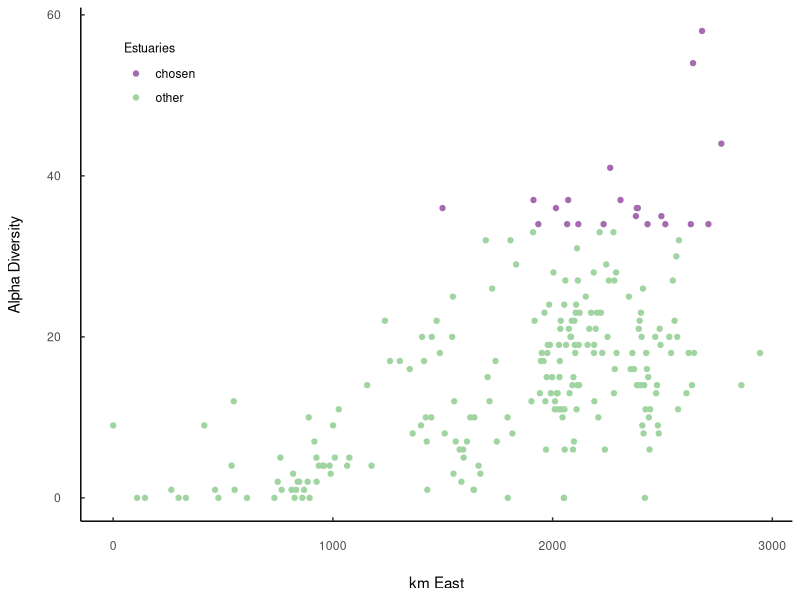
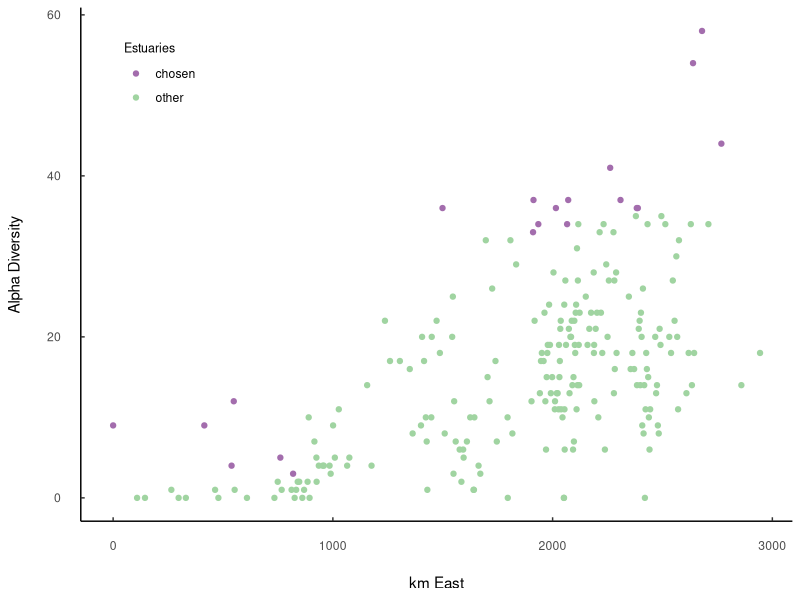
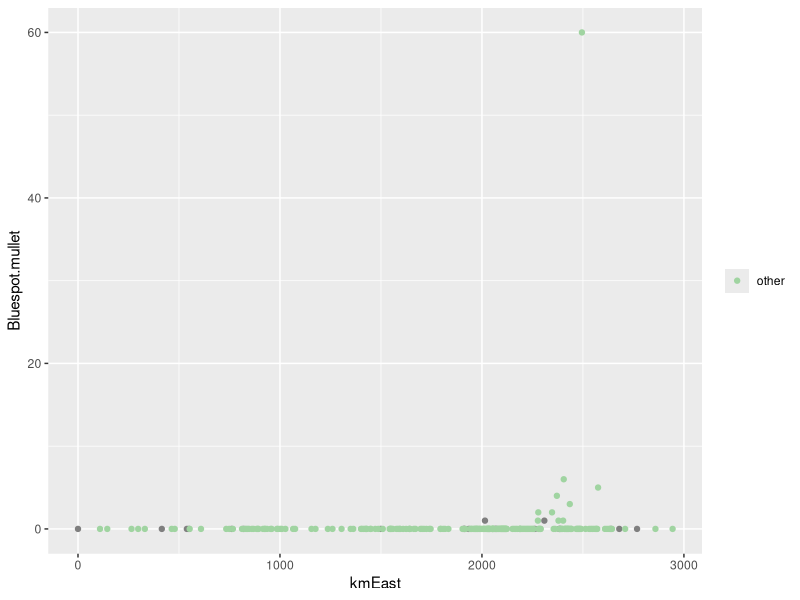
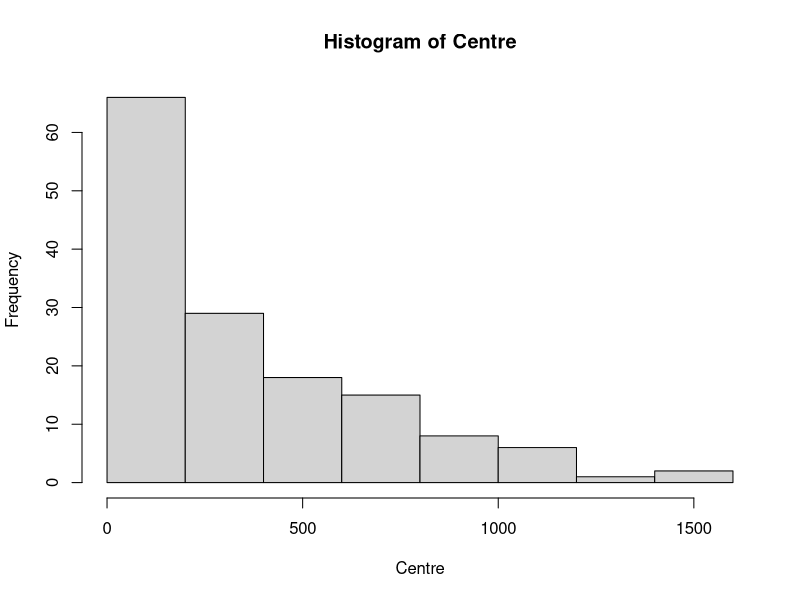
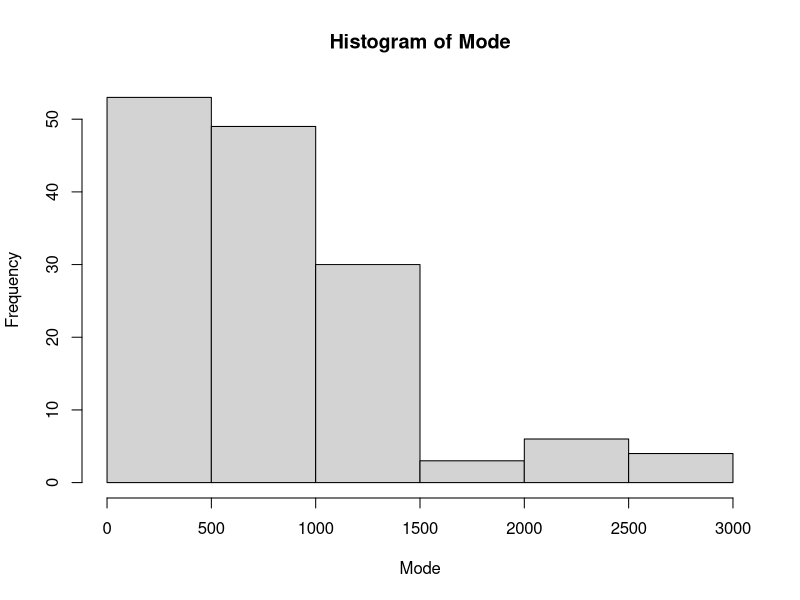
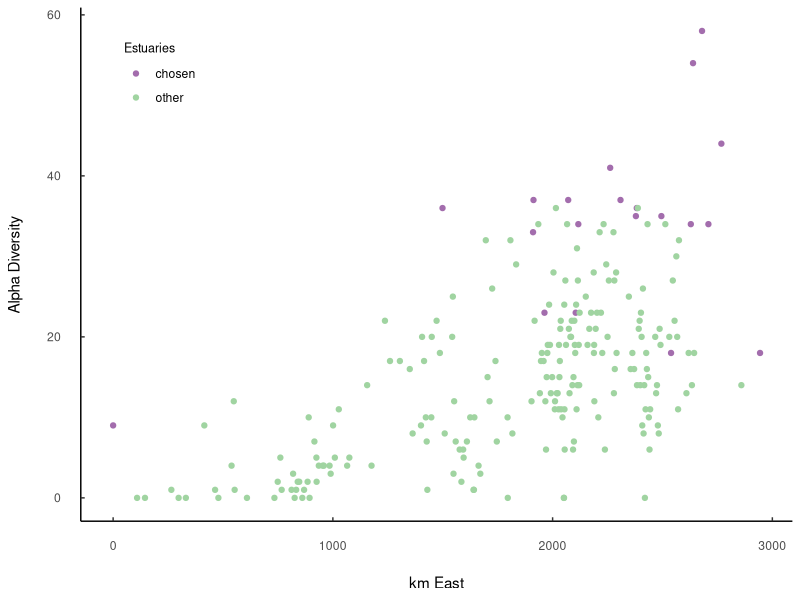
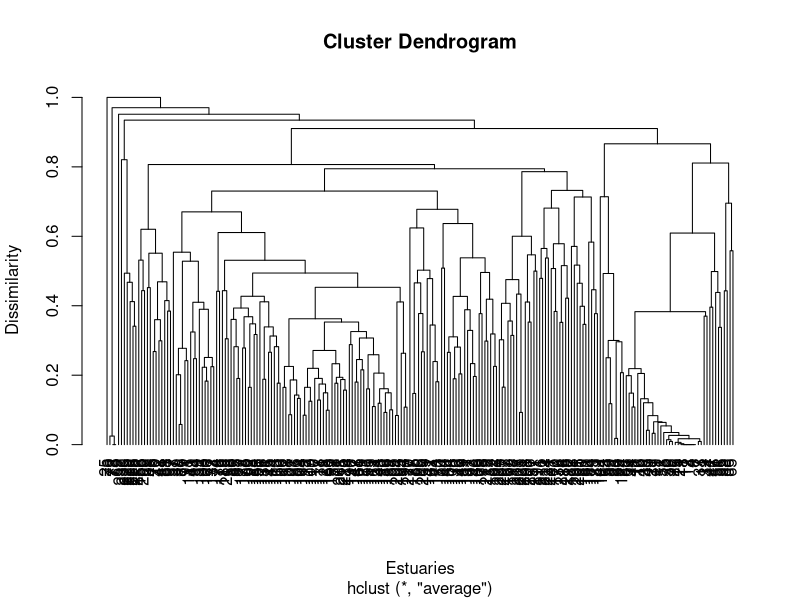
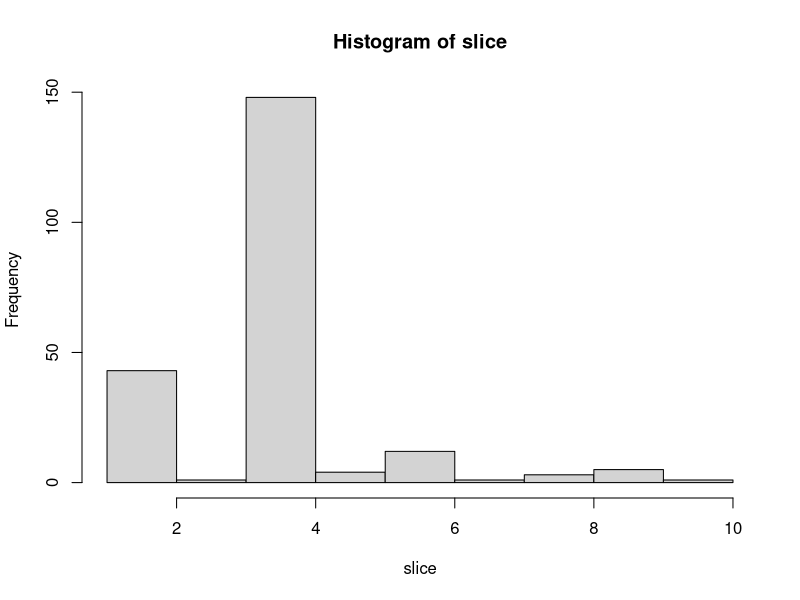

Write the R code that produced these figures, in order. (Note: a time limit stopped this script after it produced the figures.)
# Marine Spatial Planning Module - Colin Attwood
# Not just an ecological problem but social and economic too - we're ignoring that for now
# You want to spread the protected areas around the country whilest conserving the largest number of species possible

ED <- read.csv("EstuaryFishSurveyData.csv")
install.packages("vegan")
library(vegan)
install.packages("dplyr")
library(dplyr)
install.packages("ggplot2")
library(ggplot2)

#Getting rid of NAs in the data set 
ED[is.na(ED)] <- 0

# Specnumber 
#this is a function in the vegan package that allows you to sus out the alpha diversity (species richness) of the eastuaries
alpha <- specnumber(ED[4:148]) 
ED$alpha <- specnumber(ED[4:148]) #created a new column with the alpha diversity in ED

### Chunk 1
# Using Colin's code to order the data in descending alpha diversity
ED <- ED[order(-ED$alpha),]
ED

# Extracting the names of the top 20 most diverse estuaries
Alphalist <- ED[1:20,1]
Alphalist

# To ensure that the graph makes sense (geographically sound), flip kmWest to create a new column - kmEast
ED$kmEast <- 2947 - ED$kmWest

# Create a column for top 20 alpha diversity and others
ED$highlight <- ifelse(rank(-ED$alpha) <=20, "chosen", "other")

# Create a scatter plot showing the top 20 eastuaries in terms of alpha diversity
G1 <- ggplot(ED, aes(x = kmEast, y = alpha)) + 
  geom_point(aes(color = highlight)) +
  scale_color_manual(values = c("chosen" = "#A36DAD", "other" = "#A0D4A1")) +
  xlab("km East") +
  ylab ("Alpha Diversity")+
  labs(color = "Estuaries")+
  theme(legend.title = element_text(size = 9),
        legend.position = c(0.05, 0.95),
        legend.justification = c(0, 1),
        panel.border=element_blank(), panel.background=element_blank(), panel.grid = element_blank(), 
        axis.ticks.length=unit(-0.1, "cm"), 
        axis.text.x = element_text(margin=unit(c(0.5,0.5,0.5,0.5), "cm")), axis.text.y = element_text(margin=unit(c(0.5,0.5,0.5,0.5), "cm")), 
        axis.line = element_line())

G1

# Or Colin's way in separating the top 20 from the others
ED$alphalist <- 0
ED$alphalist[1:20] <- 1
# Then just color these -> Colin

# Now we're trying to see the gamma diversity - trying to see the number of different species that would be protected if we chose these
# We can use specnumber in the vegan package for this
# In essense we're sussing the top 20 estuaries by splitting them into biogeographic zones (BZ) and getthing 6 from the WC and 7 from the SC and EC
# In other word - we want to richness without the abundance
alphaout <- specnumber(ED[4:148], groups = ED$alphalist)
alphaout # output: 0 = 121; 1 = 116 ~ that's 80%


### Chunk 2
# Then order the data to both BZ and alpha
ED <- ED[order(ED$BZ,-ED$alpha),]

# Create a column for the richness with the different BZs 
ED$alphabz <- 0
ED$alphabz[1:7] <- 1 # tagging the first 6 from the East Coast
ED$alphabz[91:97] <- 1 # tagging the first 7 from the South Coast
ED$alphabz[207:212] <- 1 # tagging the first 7 from the West Coast
ED$alphabz

# Then another column for the highlighted BZ x alpha
ED$highlightBZ <- ifelse(rank(-ED$alphabz) <=20, "chosen", "other")

# Create a plot for BZ x alpha
G2 <- ggplot(ED, aes(x = kmEast, y = alpha)) + 
  geom_point(aes(color = highlightBZ)) +
  scale_color_manual(values = c("chosen" = "#A36DAD", "other" = "#A0D4A1")) +
  xlab("km East") +
  ylab ("Alpha Diversity")+
  labs(color = "Estuaries")+
  theme(legend.title = element_text(size = 9),
        legend.position = c(0.05, 0.95),
        legend.justification = c(0, 1),
        panel.border=element_blank(), panel.background=element_blank(), panel.grid = element_blank(), 
        axis.ticks.length=unit(-0.1, "cm"), 
        axis.text.x = element_text(margin=unit(c(0.5,0.5,0.5,0.5), "cm")), axis.text.y = element_text(margin=unit(c(0.5,0.5,0.5,0.5), "cm")), 
        axis.line = element_line())
G2

#Extracting the names of these estuaries
AlphaBZlistEC <- ED[1:7,1]
AlphaBZlistSC <- ED[91:97,1]
AlphaBZlistWC <- ED[207:212,1]

AlphaBZlistEC
AlphaBZlistSC
AlphaBZlistWC

# How many species are in the alphabz list
alphabzout <- specnumber(ED[4:148], groups = ED$alphabz)
alphabzout # output : 0 = 120; 1 = 122 ~ that's 84%

### Chunk 3
# We are going to figure out the mid ranges of each species
# Problem also because some species have a bi modal dbn

G3 <- ggplot(ED, aes(x = kmEast, y = Bluespot.mullet)) + 
  geom_point(aes(color = highlightBZ)) +
  scale_color_manual(values = c("top20alphabz" = "#A36DAD", "other" = "#A0D4A1"))+
  theme(legend.title = element_blank())
G3



# Chunk 4
# Order data by kmWest
ED <- ED[order(-ED$kmWest),]
ED
# Creating vectors for Western Limit, Eastern Limit, Range, and Centre 
WL <- array(0, c(145))
WL

EL <- array(0, c(145))
EL

Range <- array(0, c(145))
Range

Centre <- array(0, c(145))
Centre

Mode <- array(0, c(145))
Mode

max <- 0

# Now we're going to make loops
for(i in 1:145){ # this is the species loop
  max <- 0
  for(j in 1:232){ # this is the estuary loop
    if(ED[j, i+3]>0){EL[i] <- ED[j,2]}
    if(ED[j, i+3]>max){
      Mode[i] <- ED[j, 2]
      max <- ED[j,i+3]
    }
  }
  for(j in 232:1){ # this is the estuary loop bottom up
    if(ED[j, i+3]>0){WL[i] <- ED[j,2]}
  }
  Range[i] <- WL[i] - EL[i] # range is between the two limits
  Centre[i] <- (WL[i]-EL[i])/2
}
 
EL   
WL
Range
Mode
Centre

hist(Centre)
hist(Mode)

# Getting the top 20 estuaries by best modes
# get names of estuaries most frequently in modes
freq <- table(Mode) # get frequencies of different estuaries 
sortfreq <- sort(freq, decreasing = TRUE) # sort for highest freqs first 
sortfreq
top20range <- c(179, 267, 308, 1448, 1034, 1036, 3, 238, 408, 452, 876, 2947, 568, 685, 830, 842, 984, 318, 564, 638) # take top 20 most frequent modes 
midranges <- ED$Estuary[match(top20range, ED$kmWest)] # match the km values to the estuary name 

# in retro I have taken the top 25 cross referenced the last 8 with the most biodiverse estuaries and found that three corresponded and included them (the last 3) into the list (I shifted 20 to 21)
midranges

# Creating a mode list
ED$modelist <- 0
# List of locations to set modelist to 1
locations <- c("St Lucia", "Mlalazi", "Matigulu/Nyoni", "Knysna", "Kariega", "Bushmans", "Kosi", "Mfolozi/Msunduzi", "Manzimtoti", "Mkomazi", "Kwelera", "Orange", "Mtentu", "Mngazana", "Ngqusi/Inxaxo", "Great Kei", "Great Fish", "Zinkwasi", "Mzamba", "Mntafufu")
# Set modelist to 1
ED <- ED %>%
  mutate(modelist = ifelse(ED$Estuary %in% locations, 1, 0))

# Highlight 
ED$highlightmode <- ifelse(rank(-ED$modelist) <=20, "chosen", "other")
# Create a graph
G4 <- ggplot(ED, aes(x = kmEast, y = alpha)) + 
  geom_point(aes(color = highlightmode)) +
  scale_color_manual(values = c("chosen" = "#A36DAD", "other" = "#A0D4A1"))+
  xlab("km East") +
  ylab ("Alpha Diversity") +
  labs(color = "Estuaries")+
  theme(legend.title = element_text(size = 9),
        legend.position = c(0.05, 0.95),
        legend.justification = c(0, 1),
        panel.border=element_blank(), panel.background=element_blank(), panel.grid = element_blank(), 
        axis.ticks.length=unit(-0.1, "cm"), 
        axis.text.x = element_text(margin=unit(c(0.5,0.5,0.5,0.5), "cm")), axis.text.y = element_text(margin=unit(c(0.5,0.5,0.5,0.5), "cm")), 
        axis.line = element_line())
G4

# Check how many species are saved in this
modeout <- specnumber(ED[4:148], groups = ED$modelist)
modeout # output: 0 = 107; 1 = 128 ~ that's 88%


# Chunk 5
# Dendogram, split estuaries in each group, choose ten groups, order data by group then by diversity in group, then choose top 2 entries of each group
## Sppcomplist
# There is an estuary without fish - we need to subset the data to exclude that one
# Cannot run a dendogram with EMPTY ESTUARIES

ED <- subset(ED, alpha >0)
nrow(ED) # 218 left

ED_deco <- decostand(ED[,c(4:148)], method = "total") # "total tell us more about the proportions of the fish that occur in each estuary - instead of just focusing on raw abundance numbers because we're interested in spp comp not spp numbers
ED_deco # this has taken the numbers and reduced them to proportions

ED_dist <- vegdist(ED_deco, method = "bray") # using the proportion dataset we're working out the dissimilarity bt ea estuary by using the bray-curtis measure of dissimilarity
ED_dist # gives you the dissimilary number but now need a graph - ask R to dra a dendrogram to compare these data

ED_clust <- hclust(ED_dist, method = "average")
ED_clust # this in in preparation for the plot

plot(ED_clust, hang = -1, ylab = "Dissimilarity", xlab = "Estuaries")

# Cut a line in the dendrogram to allow for it to branch only 10 times
slice <- cutree(ED_clust, h = 0.75)
slice # estuaries sorted into dendogram slices ~ 12 branches

slice <- cutree(ED_clust, h = 0.8)
slice # cut it to 80% ~ landed up with 10 groups
hist(slice)
# Create a new variable
ED$cut80 <- slice


# Now we need to order it by cut then by alpha
ED <- ED[order(ED$cut80,-ED$alpha),]
# Tagging chosen ones
ED$clust <- 0
ED$clust[c(1, 2, 35, 36, 44, 45, 46, 47, 48, 193, 194, 197, 198, 208, 209, 210, 213, 214, 215, 218)] <- 1
Clustlist <- ED[c(1, 2, 35, 36, 44, 45, 46, 47, 48, 193, 194, 197, 198, 208, 209, 210, 213, 214, 215, 218),1]
Clustlist

# Highlight top 20 clusters
ED$highlightclust <- ifelse(rank(-ED$clust) <=20, "chosen", "other")
# Plot
G5 <- ggplot(ED, aes(x = kmEast, y = alpha)) + 
  geom_point(aes(color = highlightclust)) +
  scale_color_manual(values = c("chosen" = "#A36DAD", "other" = "#A0D4A1"))+
  xlab("km East") +
  ylab ("Alpha Diversity") +
  labs(color = "Estuaries")+
  theme(legend.title = element_text(size = 9),
        legend.position = c(0.05, 0.95),
        legend.justification = c(0, 1),
        panel.border=element_blank(), panel.background=element_blank(), panel.grid = element_blank(), 
        axis.ticks.length=unit(-0.1, "cm"), 
        axis.text.x = element_text(margin=unit(c(0.5,0.5,0.5,0.5), "cm")), axis.text.y = element_text(margin=unit(c(0.5,0.5,0.5,0.5), "cm")), 
        axis.line = element_line())
G5

# Check the number of spp saved
clustout <- specnumber(ED[4:148], groups = ED$clust)
clustout # output: 0 = 121; 1 = 116 ~ 80%
# note that this is good but excludes all estuaries without fish and so will be biased against plants and invertebrates


# Chunk 6
# Now we will try to find an estuary that has the greatest complementary to other estuaries
# Order by Alpha 
# Complist variable top Est = 1, others = 0
# remove from database all spp that occur in that estuary
# Reorder by alpha and repeat
# 1. Create variable called complist

NED <- ED
NED$complist <- 0

for(j in 1:20){
  NED <- NED[order(-NED$alpha),]
  NED$complist[1] <- 1
  for(i in 1:145){
    if(NED[1, i+3] > 0 ){NED[,i+3] <- 0}
  }
  NED$alpha <- specnumber(NED[,4:148])
}

NED$complist
NED <- NED[order(-NED$complist),] 
Complist <- NED[1:20,1]
Complist

ED <- ED[order(ED$kmWest),]
NED <- NED[order(NED$kmWest),]
ED$complist <- NED$complist
compout <- specnumber(ED[4:148], groups = ED$complist)
compout # output: 0 = 109; 1 = 135 ~ that's 93%

ED$highlightcomp <- ifelse(rank(-ED$complist) <=20, "chosen", "other")
# Plot
G6 <- ggplot(ED, aes(x = kmEast, y = alpha)) + 
  geom_point(aes(color = highlightcomp)) +
  scale_color_manual(values = c("chosen" = "#A36DAD", "other" = "#A0D4A1"))+
  xlab("km East") +
  ylab ("Alpha Diversity") +
  labs(color = "Estuaries")+
  theme(legend.title = element_text(size = 9),
        legend.position = c(0.05, 0.95),
        legend.justification = c(0, 1),
        panel.border=element_blank(), panel.background=element_blank(), panel.grid = element_blank(), 
        axis.ticks.length=unit(-0.1, "cm"), 
        axis.text.x = element_text(margin=unit(c(0.5,0.5,0.5,0.5), "cm")), axis.text.y = element_text(margin=unit(c(0.5,0.5,0.5,0.5), "cm")), 
        axis.line = element_line())
G6


# Chunk 7
# We are trying the brute force method now
# Select 20 estuaries at random from the list - tally up the spp in the 20 and record the number, reshuffle record the number if the number is higher, save the list, rinse and repeat until you find the highest number and then let's see
random_order <- sample(nrow(ED))
ED20 <- ED[order(random_order),]

maxspp <- 0 
div <- 0
randlist <- array(0, c(20))
randlist <- as.character(randlist)
for(i in 1:500000){
  div <- 0
  ED20 <- ED[sample(1:nrow(ED), 20, replace = FALSE),]
  for(i in 1:145){
    if(sum(ED20[,i+3])>0){
      div <- div+1
    }
  }
  if(div > maxspp){
      maxspp <- div
      randlist <- ED20[1:20, 1]
  }
}
maxspp/145
randlist # <- c("Mlalazi", "Olifants", "Matigulu/Nyoni", "Groot (East)", "Klein Brak", "Manzimtoti", "Kwenxura", "Gqutywa", "Bot", "Gwaing" , "Kaaimans", "Mgwetyana", "Tyolomnqa", "Mvoti", "Mpenjati", "St Lucia", "Mapuzi", "Knysna", "Kwelera", "Zalu")
randout <- specnumber(ED[4:148], groups = ED$randlist)
randout
# Creating a mode list
ED$randlist <- 0
# List of locations to set modelist to 1
locations2 <- c("Mlalazi", "Olifants", "Matigulu/Nyoni", "Groot (East)", "Klein Brak", "Manzimtoti", "Kwenxura", "Gqutywa", "Bot", "Gwaing" , "Kaaimans", "Mgwetyana", "Tyolomnqa", "Mvoti", "Mpenjati", "St Lucia", "Mapuzi", "Knysna", "Kwelera", "Zalu")
# Set modelist to 1
ED <- ED %>%
  mutate(randlist = ifelse(ED$Estuary %in% locations2, 1, 0))


ED$highlightrand <- ifelse(rank(-ED$randlist) <=20, "chosen", "other")
# Plot
G7 <- ggplot(ED, aes(x = kmEast, y = alpha)) + 
  geom_point(aes(color = highlightrand)) +
  scale_color_manual(values = c("chosen" = "#A36DAD", "other" = "#A0D4A1"))+
  xlab("km East") +
  ylab ("Alpha Diversity") +
  labs(color = "Estuaries")+
  theme(legend.title = element_text(size = 9),
        legend.position = c(0.05, 0.95),
        legend.justification = c(0, 1),
        panel.border=element_blank(), panel.background=element_blank(), panel.grid = element_blank(), 
        axis.ticks.length=unit(-0.1, "cm"), 
        axis.text.x = element_text(margin=unit(c(0.5,0.5,0.5,0.5), "cm")), axis.text.y = element_text(margin=unit(c(0.5,0.5,0.5,0.5), "cm")), 
        axis.line = element_line())
G7


# Chunk 8
# Run through the actual list and see how many spp it protects
# Creating a mode list
ED$DFFElist <- 0
# List of locations to set modelist to 1
locations3 <- c("Orange", "Spoeg", "Krom", "Heuningnes", "Klipdriftsfontein", "Goukou", "Swartvlei", "Goukamma", "Knysna", "Sout", "Groot (W)", "Bloukrans", "Lottering", "Elandsbos", "Storms", "Elands", "Groot (O)", "Sundays", "Mbashe", "Ku-Mpenzu", "Ku-Bhula", "Ntlonyane", "Msikaba", "Mtentu", "Mzamba", "Mpenjati", "Umhlangankulu", "Mgeni", "Mhlanga", "Mdloti", "Mlalazi", "St Lucia", "Kosi")
# Set modelist to 1
ED <- ED %>%
  mutate(DFFElist = ifelse(ED$Estuary %in% locations3, 1, 0))


ED$highlightDFFE <- ifelse(rank(-ED$DFFElist) <=20, "chosen", "other")
# Plot
G8 <- ggplot(ED, aes(x = kmEast, y = alpha)) + 
  geom_point(aes(color = highlightDFFE)) +
  scale_color_manual(values = c("chosen" = "#A36DAD", "other" = "#A0D4A1"))+
  xlab("km East") +
  ylab ("Alpha Diversity") +
  labs(color = "Estuaries")+
  theme(legend.title = element_text(size = 9),
        legend.position = c(0.05, 0.95),
        legend.justification = c(0, 1),
        panel.border=element_blank(), panel.background=element_blank(), panel.grid = element_blank(), 
        axis.ticks.length=unit(-0.1, "cm"), 
        axis.text.x = element_text(margin=unit(c(0.5,0.5,0.5,0.5), "cm")), axis.text.y = element_text(margin=unit(c(0.5,0.5,0.5,0.5), "cm")), 
        axis.line = element_line())
G8


DFFEout <- specnumber(ED[4:148], groups = ED$DFFElist)
DFFEout # output: 0 = 127; 1 = 106 ~ 73%
locations3


# Chunk 9
# Compare all lists of 20 and see which combo is the best?
List <- ED[, c(1, 152, 153, 155, 158, 160, 162)]

# Calculate the frequency of each estuary being chosen
List$Frequency <- rowSums(List[, -1])

# Create a frequency table showing the estuaries and their corresponding frequencies
frequency_table <- List[, c("Estuary", "Frequency")]

# Sort the frequency table by the Frequency column in descending order (optional)
frequency_table <- frequency_table[order(-frequency_table$Frequency), ]

# Display the frequency table
print(frequency_table)

# Now with the DFFE List
List2 <- ED[, c(1, 152, 153, 155, 158, 160, 162, 164)]

# Calculate the frequency of each estuary being chosen
List2$Frequency <- rowSums(List2[, -1])

# Create a frequency table showing the estuaries and their corresponding frequencies
frequency_table2 <- List2[, c("Estuary", "Frequency")]

# Sort the frequency table by the Frequency column in descending order (optional)
frequency_table2 <- frequency_table2[order(-frequency_table2$Frequency), ]

# Display the frequency table
print(frequency_table2)


# I want to compare the DFFE list to the Complement list and add from there (also including alphalist to cross reference in case there are more than 5 overflow of complist)
List3 <- List2[, c(1, 2, 6, 8)]
List3$Frequency <- rowSums(List3[, -1])

# Create a frequency table showing the estuaries and their corresponding frequencies
frequency_table3 <- List3[, c("Estuary", "Frequency")]

# Sort the frequency table by the Frequency column in descending order (optional)
frequency_table3 <- frequency_table3[order(-frequency_table3$Frequency), ]

# Display the frequency table
print(frequency_table3)

# Separating the DFFE list from the others to see which ones the DFFE are protecting that do not appear in any of the other recommendations
# Identify the estuaries in the last list (List7)
last_list_estuaries <- List2$Estuary[List2$DFFElist == 1]

# Identify the estuaries in all the other lists (List1 to List6)
other_lists_estuaries <- List2$Estuary[rowSums(List2[, c("alphalist", "alphabz", "modelist", "clust", "randlist", "complist")]) > 0]


# Find the estuaries that are in the last list but not in any of the other lists
unique_last_list_estuaries <- setdiff(last_list_estuaries, other_lists_estuaries)

# Display the unique estuaries in the last list
print(unique_last_list_estuaries)

# And finding the common estuaries in both
# Find the estuaries that are in both the last list and any of the other lists
common_estuaries <- intersect(last_list_estuaries, other_lists_estuaries)

# Display the common estuaries
print(common_estuaries)


# Doing the same for the Complementary List and DFFE list
last_list_estuaries2 <- List3$Estuary[List3$DFFElist == 1]

# Identify the estuaries in all the other lists (List1 to List6)
other_lists_estuaries2 <- List3$Estuary[rowSums(List3[, c("alphalist", "complist")]) > 0]


# Find the estuaries that are in the last list but not in any of the other lists
unique_last_list_estuaries2 <- setdiff(last_list_estuaries2, other_lists_estuaries2)

# Display the unique estuaries in the last list
print(unique_last_list_estuaries2)

# And finding the common estuaries in both
# Find the estuaries that are in both the last list and any of the other lists
common_estuaries2 <- intersect(last_list_estuaries2, other_lists_estuaries2)

# Display the common estuaries
print(common_estuaries2)

# Working out how much we stand to protect by adding 5 more estuaries 
locations4 <- c("Orange", "Spoeg", "Krom", "Heuningnes", "Klipdriftsfontein", "Goukou", "Swartvlei", "Goukamma", "Knysna", "Sout", "Groot (W)", "Bloukrans", "Lottering", "Elandsbos", "Storms", "Elands", "Groot (O)", "Sundays", "Mbashe", "Ku-Mpenzu", "Ku-Bhula", "Ntlonyane", "Msikaba", "Mtentu", "Mzamba", "Mpenjati", "Umhlangankulu", "Mgeni", "Mhlanga", "Mdloti", "Mlalazi", "St Lucia", "Kosi", "Kwelera", "Matigulu/Nyoni", "Manzimtoti", "Tyolomnqa", "Great Fish")
ED <- ED %>%
  mutate(DFFE2list = ifelse(ED$Estuary %in% locations4, 1, 0))
DFFE2out <- specnumber(ED[4:148], groups = ED$DFFE2list)
DFFE2out

locations5<- c("Orange", "Spoeg", "Krom", "Heuningnes", "Klipdriftsfontein", "Goukou", "Swartvlei", "Goukamma", "Knysna", "Sout", "Groot (W)", "Bloukrans", "Lottering", "Elandsbos", "Storms", "Elands", "Groot (O)", "Sundays", "Mbashe", "Ku-Mpenzu", "Ku-Bhula", "Ntlonyane", "Msikaba", "Mtentu", "Mzamba", "Mpenjati", "Umhlangankulu", "Mgeni", "Mhlanga", "Mdloti", "Mlalazi", "St Lucia", "Kosi", "Matigulu/Nyoni", "Mngazana", "Kariega", "Kwelera", "Mntafufu")
ED <- ED %>%
  mutate(DFFE3list = ifelse(ED$Estuary %in% locations5, 1, 0))
DFFE3out <- specnumber(ED[4:148], groups = ED$DFFE3list)
DFFE3out



# This was the first legend adjustments
theme(legend.title = element_blank(),
      legend.justification = c("left", "top"),
      panel.border=element_blank(), panel.background=element_blank(), panel.grid = element_blank(), 
      axis.ticks.length=unit(-0.1, "cm"), 
      axis.text.x = element_text(margin=unit(c(0.5,0.5,0.5,0.5), "cm")), axis.text.y = element_text(margin=unit(c(0.5,0.5,0.5,0.5), "cm")), 
      axis.line = element_line())
